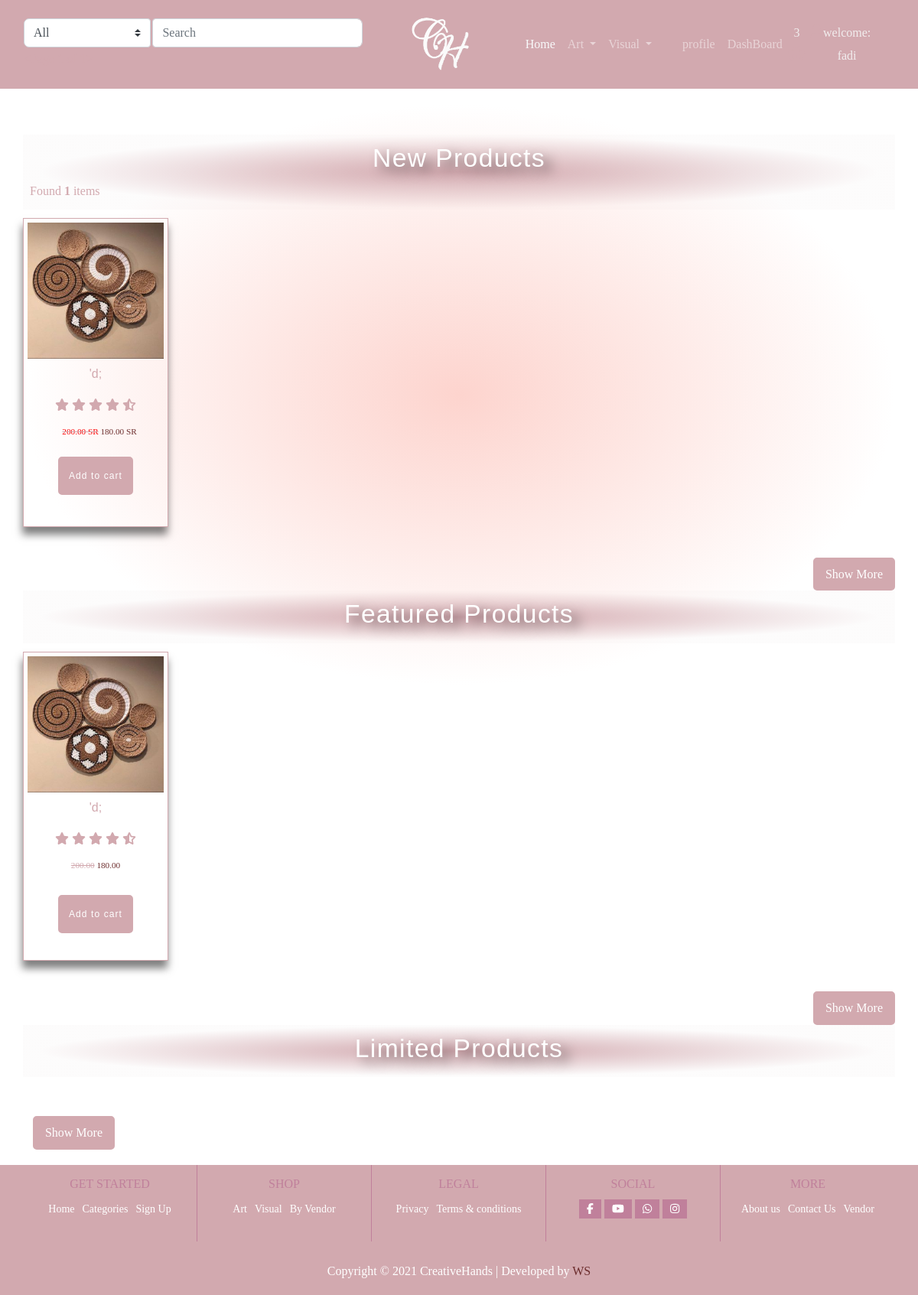
Before: / (signed in) with the older database file.
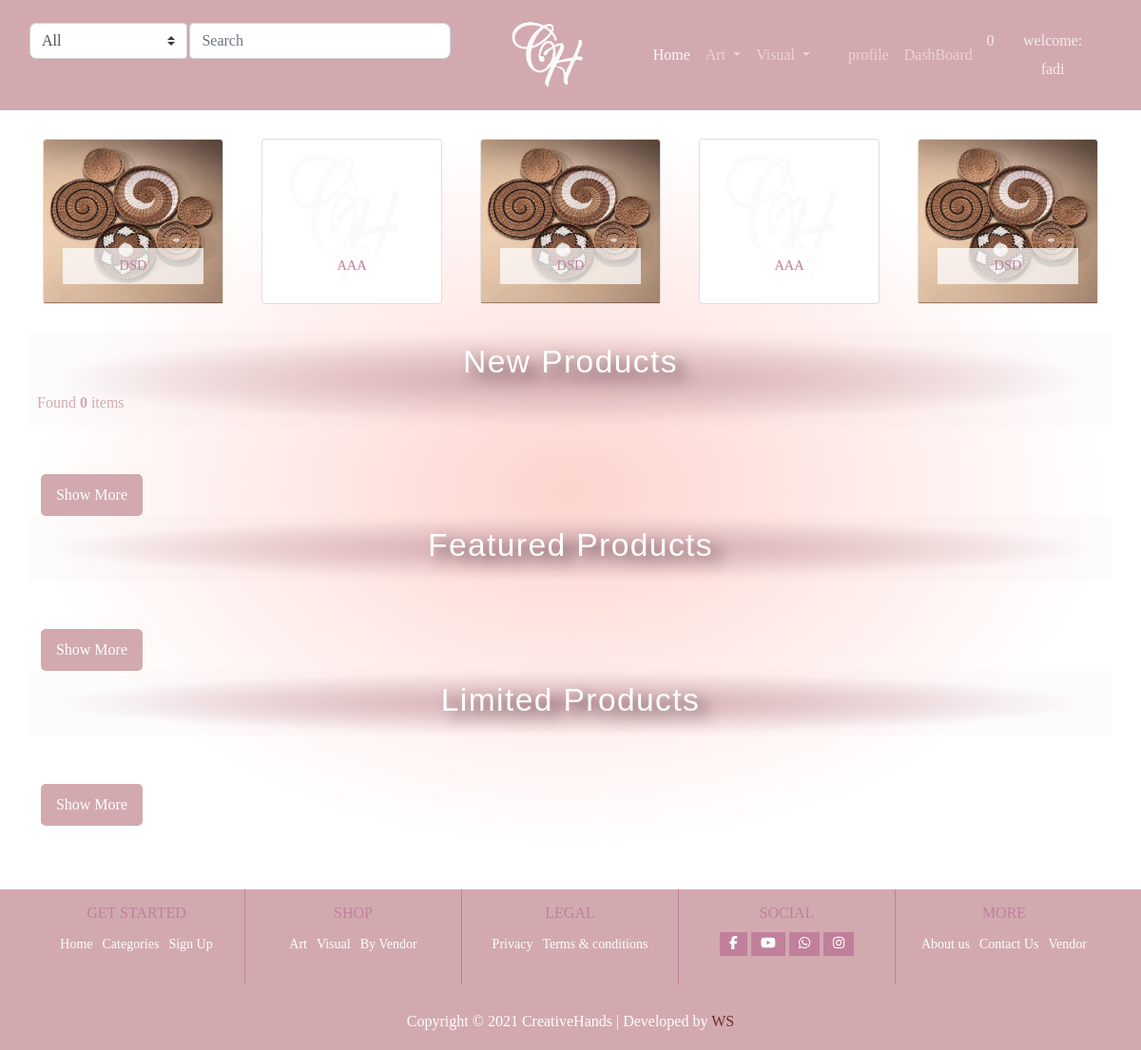
After: the same page with the newer database file.
### product/models.py (models this page shows, shortened)
class Product(models.Model):
    user = models.ForeignKey(User, null=True, on_delete=models.SET_NULL)
    PRDName = models.CharField(max_length=75)
    PRDVandor_Name = models.CharField(max_length=75)
    PRDCategory = models.ForeignKey('Category', on_delete=models.CASCADE, blank=True, null=True)
    PRDIMG = models.ImageField(upload_to='', blank=True, null=True)
    PRDDec = models.TextField(max_length=500)
    PRDBrand = models.ForeignKey('settings.Brand', on_delete=models.CASCADE, blank=True, null=True)
    PRDPrice = models.DecimalField(max_digits=5, decimal_places=2)
    PRDCost = models.DecimalField(max_digits=5, decimal_places=2)
    PRDDisc = models.DecimalField(max_digits=5, decimal_places=2)
    PRDSlug = models.SlugField(blank=True, null=True, allow_unicode=True)
    PRDCreated = models.DateTimeField()
    PRDISNew = models.BooleanField(default=False)
    PRDISbest = models.BooleanField(default=False)
    stock = models.IntegerField(default=0)
    tax = models.DecimalField(max_digits=3, decimal_places=2, default=0.15)
    on_sale = models.BooleanField(default=False)
    sale_date = models.BooleanField(default=True)
    on_sale_start = models.DateField(null=True, blank=True)
    on_sale_ends = models.DateField(null=True, blank=True)
    approved = models.BooleanField(default=False)
    featured = models.BooleanField(default=False)
    limited_products = models.BooleanField(default=False)
    added_date = models.DateTimeField(auto_now_add=True, null=True)
    update_date = models.DateTimeField(auto_now_add=True, null=True)
    weight = models.IntegerField(default=0, null=True)
    length = models.DecimalField(decimal_places=2, default=0, max_digits=100)
    height = models.DecimalField(decimal_places=2, default=0, max_digits=100)
    width = models.DecimalField(decimal_places=2, default=0, max_digits=100)
    def __str__(self):
        return self.PRDName
    def get_absolute_url(self):
        return reverse('products:pro_detail', kwargs={"slug": self.PRDSlug})

class Category(models.Model):
    CATName = models.CharField(max_length=255)
    CATParent = models.ForeignKey('self', limit_choices_to={'CATParent__isnull': True}, on_delete=models.CASCADE,
                                  blank=True, null=True)
    CATDesc = models.TextField()
    slug = models.SlugField()
    CATImg = models.ImageField(upload_to='Category/')
    class Meta:
        verbose_name = 'category'
        verbose_name_plural = 'categoryios'
    def get_url(self):
        return reverse('products:category_slug', args={self.slug})
    def __str__(self):
        return self.CATName

### product/views.py (the view)
# urls.py: path('', views.Product_list, name='pro_list'),                           # to home page or display all products
def Product_list(request):
            product_list = Product.objects.filter(approved=True).order_by(
            'id')  # Display  all products if you check in approved
            product_featured = Product.objects.filter(
            Q(featured=True) & Q(approved=True))  # Display  all products if you check in product_featured
            limited_products = Product.objects.filter(limited_products=True)
            product_count = product_list.count()  # count all products
            d = Category.objects.all()  # display all category on home page
            paginator = Paginator(product_list, 6)  # product_list == how many products  display on one page
            page_number = request.GET.get('page')  # get number data
            product_list = paginator.get_page(page_number)
            context = {
                            'product_list': product_list,
                            'product_count': product_count,
                            'product_featured': product_featured,
                            'limited_products': limited_products,
                            'd': d,
                        }
            return render(request, 'product/product_list.html', context)

### cart/context_processos.py (called while the page is built)
def counter(request):
    cart_count = 0  # var coz counter number on  cart
    if 'admin' in request.path:  # request path if admin can you though data to return see anything
        return {}
    else:
        try:
            cart = Cart.objects.filter(cart_id=_cart_id(request))
            if request.user.is_authenticated:
                cart_items = CartItems.objects.all().filter(user=request.user)
            else:
                cart_items = CartItems.objects.all().filter(cart=cart[:1])
            for cart_item in cart_items:
                cart_count += cart_item.quantity
        except Cart.DoesNotExist:
            cart_count = 0
    return dict(cart_count=cart_count)

### cart/models.py (called while the page is built)
    def __str__(self):
        return str(self.product)

### cart/views.py (called while the page is built)
def _cart_id(request):  # creat session id to cart
    cart = request.session.session_key
    if not cart:
        request.session.create()  # create new session
    return cart

### product/context_processors.py (called while the page is built)
def menu_links(request):
    links = Category.objects.all()
    return dict(links=links)

### product/templates/product/product_list.html (shortened to what the changed rows need)
<!DOCTYPE html>
{% extends 'product/base.html' %}
{% load static %}
{% block body %}
<body class="body-class">
<section class="body-wrapper">
    <section class="cateory-slider-section">
        <div class="container">
            <div class="row">
                <div class="owl-carousel owl-category owl-theme">
                    {% for dd in d %}
                    <div class="item">
                        <div class="col-xs-12 cat-card">
                            <div class="card">
                                <a href="{{ dd.get_url }}"><img class="card-img-top" src="{{ dd.CATImg.url}} "
                                                                alt="Wood Craft"></a>
                                <div class="card-body">
                                    <a href="{{ dd.get_url }}">
                                        <h5 class="card-title cat-card-title">{{dd.CATName}}</h5>
                                    </a>
                                </div>
                            </div>
                        </div>
                    </div>
                    {% endfor %}
                </div>
            </div>
    </section>
    <section class="new-product-section">
        <div class="container">
            <div class="row">
                <div class="heading-title">
                    <h2>New Products</h2>
                    <span class="mr-md-auto">
                    Found <b>  {{ product_count}} </b> items
                    </span>
                </div>
                <div class="new-product">
                    <ul class="product-group">
                      {% for product in product_list%}
                         <li>
                            <div class="product-card">
                                <div class="card-img">
                                    <a href="{{product.get_absolute_url}}"><img class="img-fluid" src="{{product.PRDIMG.url }} "
                                                     alt="product-title"></a>
                                </div>
                                <div class="card-content text-center">
                                    <a href=" {{product.get_absolute_url}}">
                                        <h2 class="product-title">{{ product}}</h2>
                                    </a>
                                    <div class="rating">
                                        <span><i class="fas fa-star"></i></span>
                                        <span><i class="fas fa-star"></i></span>
                                        <span><i class="fas fa-star"></i></span>
                                        <span><i class="fas fa-star"></i></span>
                                        <span><i class="fas fa-star-half-alt"></i></span>
                                    </div>
                                    <div class="price-group">
                                        {%if product.PRDDisc > 0 %}
                                        <del><span class="del-price-list">{{ product.PRDPrice}}  SR</span></del>
                                        <ins><span class="price-amount amount">{{ product.PRDDisc}} SR</span>
                                            {% else %}
                                            <ins><span class="price-amount amount">{{ product.PRDDisc}} SR</span>
                                            </ins>
                                            {% endif %}
                                            {% if product.stock <= 0 %}
                                            {% else %}
                                            <div class="cart-btn"><a class="add-to-cart-btn"
                                                                     href="{% url 'cart:add_cart' product.id %}">Add to
                                                cart</a></div>
                                    </div>
                                </div>
                                {% endif %}
                         </li>
                        {% endfor %}
                    </ul>
                </div>
            </div>
        </div>
    </section>
    <section class="featured-product-section">
        <div class="container">
            <div class="row">
                <div class="heading-title">
                    <h2>Featured Products</h2>
                </div>
                <div class="new-product">
                    <ul class="product-group">
                        {% for pro_list in product_featured %}
                        <li>
                            <div class="product-card">
                                <div class="card-img">
                                    <a href="#"><img class="img-fluid" src="{{ pro_list.PRDIMG.url }} "
                                                     alt="product-title"></a>
                                </div>
                                <div class="card-content text-center">
                                    <a href="#">
                                        <h2 class="product-title">{{pro_list.PRDName}}</h2>
                                    </a>
                                    <div class="rating">
                                        <span><i class="fas fa-star"></i></span>
                                        <span><i class="fas fa-star"></i></span>
                                        <span><i class="fas fa-star"></i></span>
                                        <span><i class="fas fa-star"></i></span>
                                        <span><i class="fas fa-star-half-alt"></i></span>
                                    </div>
                                    <div class="price-group">
                                        <del><span class="price-amount amount">{{pro_list.PRDPrice }}</span></del>
                                        <ins><span class="price-amount amount">{{pro_list.PRDDisc}}</span></ins>
                                    </div>
                                    {% if pro_list %}
                                    <div class="cart-btn"><a class="add-to-cart-btn"
                                                             href="{% url 'cart:add_cart' pro_list.id %}">Add to
                                        cart</a></div>
                                </div>
                            </div>
                            {% endif %}
                            {% endfor %}
                        </li>
                    </ul>
                </div>
            </div>
        </div>
    </section>
    <section class="limited-offer-section">
        <div class="container">
            <div class="row">
                <div class="heading-title">
                    <h2>Limited Products</h2>
                </div>
            </div>
        </div>
    </section>
</section>
</body>
{% endblock %}

### product/templates/product/base.html (shortened to what the changed rows need)
<!DOCTYPE html>
{% load static %}
<html lang="en">
<head>
    <link rel="stylesheet" href="https://cdn.moyasar.com/mpf/1.2.0/moyasar.css">
    <link rel="stylesheet" href="{% static 'css/woocommerce.min.css' %} ">
    <link rel="stylesheet" href="{% static 'css/animate.min.css' %}">
    <link rel="stylesheet" href="{% static 'css/aos2.3.4.css' %}">
    <link rel="stylesheet" href="{% static 'css/linearicons.css' %}">
    <link rel="stylesheet" href="{% static 'css/elementor-icons.min.css' %}">
    <link rel="stylesheet" href="{% static 'css/fontawesome.css' %}">
    <link rel="stylesheet" href="{% static 'css/owl.theme.default.min.css' %}">
    <link rel="stylesheet" href="{% static 'css/slick.min.css' %}">
    <link rel="stylesheet" href="{% static 'css/owl.carousel.css' %}">
    <link rel="stylesheet" href="{% static 'css/bootstrap.min.css' %} ">
    <link rel="stylesheet" href="{% static 'css/woocommerce.min.css' %} ">
    <link rel="stylesheet" href="{% static 'css/style.css' %} ">
</head>
<nav class="navbar navbar-expand-lg navbar-dark bg-brand pr-5">
    <div class="navbar-nav col-lg-5 col-sm-12 order-lg-2" style="margin: 20px 0">
        <div class="container-fluid p-0 justify-content-center">
            <div class="navbar-nav col-4 col-lg-3 order-lg-2 justify-content-center text-center p-0 cart-info "
                 id="cart-info">
                <a href="{% url 'cart:checkout'%}" class="nav-item " data-toggle="modal" data-target="#cartModal">
                    <span class="price  ">{{cart_count}}</span>
                    <br>
                    <i class="fas fa-shopping-basket" style="font-size: 20px" data-toggle="modal"
                       data-target="#cartModal" value="5">
                    </i>
                </a>
            </div>
        </div>
    </div>
</nav>
{% block body %}
{% endblock %}
</html>

Changed rows visible on the page:
removed Product: PRDIMG (picture), PRDName "'d;", PRDPrice "200.00", PRDDisc "180.00", stock "Add to cart"
added Category: CATImg (picture), CATName "DSD"
added Category: CATImg (picture), CATName "AAA"
Other visible differences:
{{ cart_count }}: "3" → "0"
{{ product_count }}: "1" → "0"
